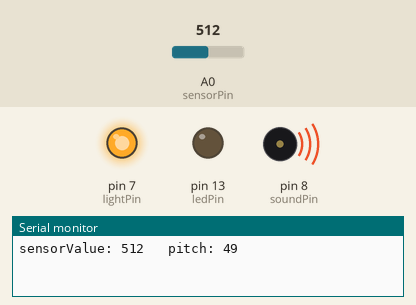
The sketch below on a simulated Arduino Uno, built with avr-gcc and run on an emulated ATmega328P. Shown: output pins drawn as LEDs (lit = HIGH), buzzer (waves = sounding), the last lines printed to the serial monitor. Inputs (shaded band) come from the test bench; at power-on: A0 (sensorPin) = 512.

Above: at 4.06 s.
At 6.69 s:
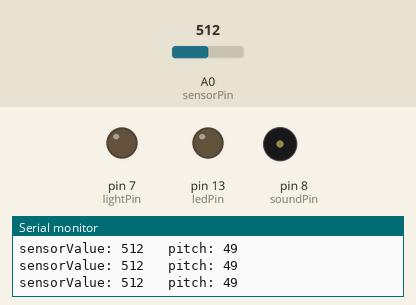
Timing chart, 0 to 7.0 s (numbered marks = the images above):
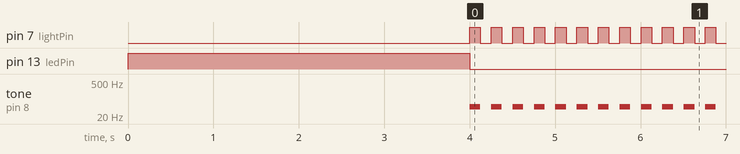

Measured:
- by itself, pin 7 (lightPin): alternates HIGH for 0.13 s and LOW for 0.13 s
- by itself, tone on pin 8 (soundPin): alternates 49 Hz for 0.13 s and silent for 0.13 s

The sketch:

LightTheremin.ino
```cpp
// Analog Pin 0 will read values
const int sensorPin = A0;
// output for sound
const int soundPin = 8;
// output for light calibration
const int ledPin = 13;
// output for light+sound sync
const int lightPin = 7;

int sensorValue;
// sensor values are set on opposite because we will recalibrate
// minimum sensor value
int sensorLow = 1023;
// maximum sensor value
int sensorHigh = 0;

// low end of pitch
int lowPitch = 50;
// high end of pitch
int highPitch = 1000;

// how often to play the sound
int cycleRate = 250;
// how long to play the sound during each cycle
int soundDuration = 125;


// setup() runs once when the Arduino is first powered on
void setup() {
    // open a connection between the Arduino and the computer
    Serial.begin(9600);

    // sout output for light during calibration
    pinMode(ledPin, OUTPUT);
    // set output for light when sound is playing
    pinMode(lightPin, OUTPUT);
    digitalWrite(ledPin, HIGH);

    // basically, we are going to calibrate for 4 seconds
    // millis() checks the time since the Arduino started
    while (millis() < 4000) {
        sensorValue = analogRead(sensorPin);
        // the problem is the reading from the sensor will never achieve its
        // true max or min (0-1023). So we will redefine its actual max and min
        // during the 4 second calibration

        // find the max possible value for sensor value
        if (sensorValue > sensorHigh) {
            sensorHigh = sensorValue;
        }
        // find the min possible value
        if (sensorValue < sensorLow) {
            sensorLow = sensorValue;
        }
    }
    // turn off the LED pin after calibration
    digitalWrite(ledPin, LOW);
}

// loop() runs continuously after the setup() function has completed
void loop() {
    sensorValue = analogRead(sensorPin);

    // pitch is a map function: take the min and max of the sensor and map them
    // to the pitch range
    int pitch = map(sensorValue, sensorLow, sensorHigh, lowPitch, highPitch);

    // printout of what's coming back
    Serial.print("sensorValue: ");
    Serial.print(sensorValue);
    Serial.print("\t pitch: ");
    Serial.println(pitch);

    // tone() takes 3 arguments: pin output, pitch, and sound duration
    tone(soundPin,pitch,soundDuration);
    // then turn on the light for that same period
    digitalWrite(lightPin, HIGH);
    delay(soundDuration);

    // light is off during the gap time until the next cycle starts
    digitalWrite(lightPin, LOW);
    delay(cycleRate - soundDuration);
}
```
